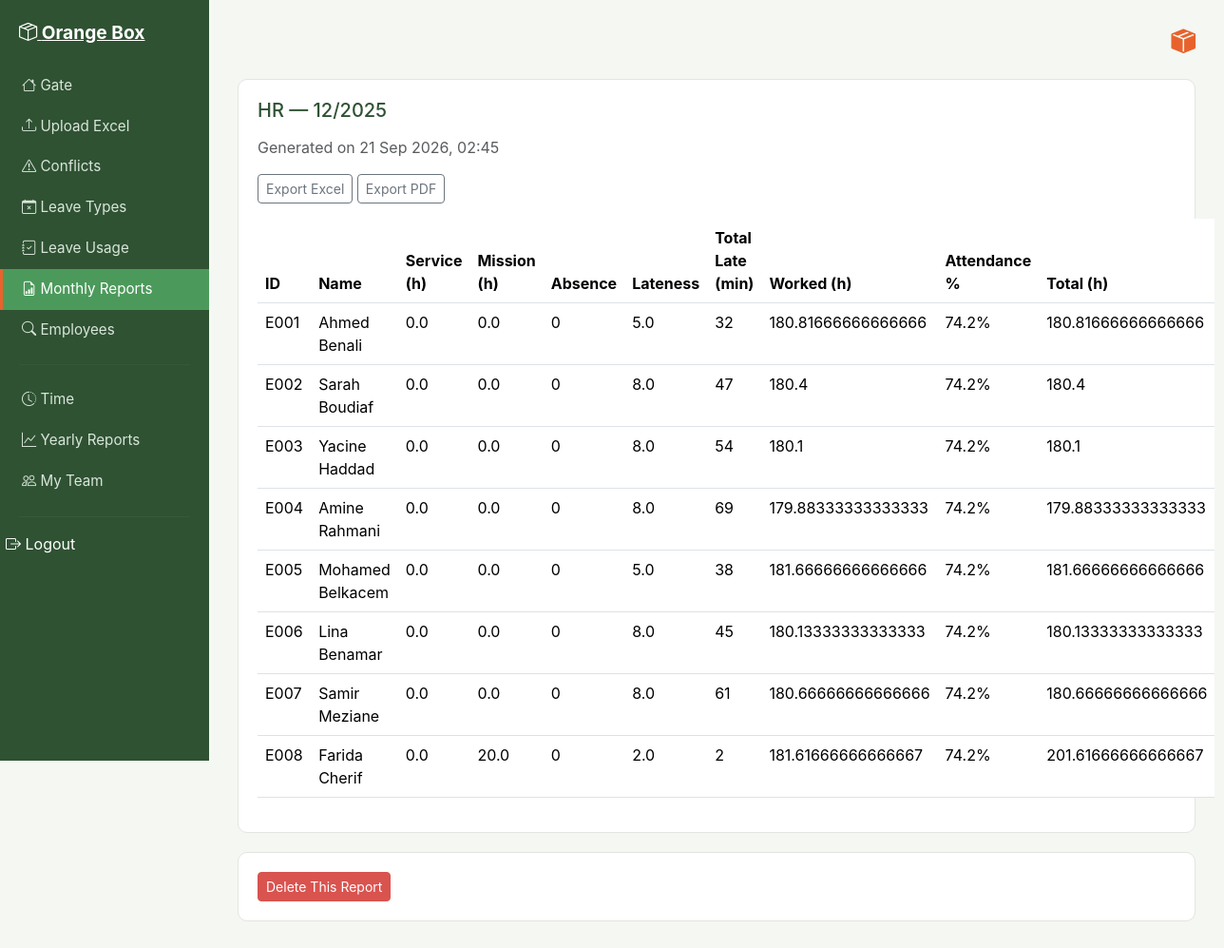
The app's page /reports/monthly/28/ (signed in) with its own data.
### attendance/models.py (models this page shows, shortened)
class MonthlyReport(models.Model):
    department = models.ForeignKey(Department, on_delete=models.CASCADE)
    month = models.IntegerField()
    year = models.IntegerField()
    generated_date = models.DateTimeField(auto_now_add=True)
    generated_by = models.ForeignKey(HRStaff, on_delete=models.CASCADE)
    class Meta:
        unique_together = ('department', 'month', 'year')

class Department(models.Model):
    name = models.CharField(max_length=100, unique=True)

class MonthlyReportEntry(models.Model):
    total_working_hours = models.FloatField(default=0)
    total_lateness = models.FloatField(default=0)
    total_late_minutes = models.IntegerField(default=0)
    total_absence = models.IntegerField(default=0)
    total_working_days = models.IntegerField(default=0)
    attendance_percentage = models.FloatField(default=0)
    service_hours = models.FloatField(default=0)
    mission_hours = models.FloatField(default=0)
    total_hours_with_leave = models.FloatField(default=0)
    is_exception = models.BooleanField(default=False)
    report = models.ForeignKey(MonthlyReport, on_delete=models.CASCADE, related_name='entries')
    employee = models.ForeignKey(Employee, on_delete=models.CASCADE)

class Employee(models.Model):
    employee_id = models.CharField(max_length=50, unique=True)
    name = models.CharField(max_length=150)
    sex = models.CharField(max_length=10, blank=True)
    birthday = models.DateField(null=True, blank=True)
    email = models.EmailField(unique=True, null=True, blank=True)
    phone_number = models.CharField(max_length=20, blank=True)
    department = models.ForeignKey(Department, on_delete=models.SET_NULL, null=True)
    date_added = models.DateTimeField(auto_now_add=True)

### attendance/views.py (the view)
# urls.py: path('reports/monthly/<int:report_id>/', views.monthly_report_detail, name='monthly_report_detail'),
@login_required
def monthly_report_detail(request, report_id):
    report = MonthlyReport.objects.get(id=report_id)
    entries = report.entries.filter(is_exception=False)
    exceptions = report.entries.filter(is_exception=True)
    has_open_conflicts = UploadConflict.objects.filter(employee__department=report.department, status='open').exists()
    return render(request, 'attendance/monthly_report_detail.html', {
        'report': report, 'entries': entries, 'exceptions': exceptions, 'has_open_conflicts': has_open_conflicts
    })

### attendance/context_processors.py (called while the page is built)
def notifications_context(request):
    if request.user.is_authenticated:
        unread = Notification.objects.filter(recipient=request.user, status='unread').order_by('-date')
        return {
            'unread_notifications': unread,
            'unread_count': unread.count()
        }
    return {'unread_notifications': [], 'unread_count': 0}

### attendance/templates/attendance/monthly_report_detail.html (shortened to what this page needs)
{% extends 'attendance/base.html' %}
{% block content %}
<div class="ob-card">
    <h5>{{ report.department.name }} — {{ report.month }}/{{ report.year }}</h5>
    <p class="text-muted mb-3">Generated on {{ report.generated_date|date:"d M Y, H:i" }}</p>
    <div class="mb-3">
        {% if has_open_conflicts %}
        <button type="button" class="btn btn-sm btn-outline-secondary export-warn-btn" data-url="{% url 'export_monthly_report_excel' report.id %}">Export Excel</button>
        <button type="button" class="btn btn-sm btn-outline-secondary export-warn-btn" data-url="{% url 'export_monthly_report_pdf' report.id %}">Export PDF</button>
        {% else %}
        <a href="{% url 'export_monthly_report_excel' report.id %}" class="btn btn-sm btn-outline-secondary">Export Excel</a>
        <a href="{% url 'export_monthly_report_pdf' report.id %}" class="btn btn-sm btn-outline-secondary">Export PDF</a>
        {% endif %}
    </div>
    {% if entries %}
    <table class="table table-ob">
        <thead>
        <tr>
            <th>ID</th><th>Name</th><th>Service (h)</th><th>Mission (h)</th>
                        <th>Absence</th><th>Lateness</th><th>Total Late (min)</th><th>Worked (h)</th><th>Attendance %</th><th>Total (h)</th>
        </tr>
        </thead>
        <tbody>
        {% for entry in entries %}
        <tr>
            <td>{{ entry.employee.employee_id }}</td>
            <td>{{ entry.employee.name }}</td>
            <td>{{ entry.service_hours }}</td>
            <td>{{ entry.mission_hours }}</td>
            <td>{{ entry.total_absence }}</td>
            <td>{{ entry.total_lateness }}</td>
            <td>{{ entry.total_late_minutes }}</td>
            <td>{{ entry.total_working_hours }}</td>
            <td>{{ entry.attendance_percentage|floatformat:1 }}%</td>
            <td>{{ entry.total_hours_with_leave }}</td>
        </tr>
        {% endfor %}
        </tbody>
    </table>
    {% else %}
    <div class="ob-empty-state"><i class="bi bi-check-circle" style="font-size:2rem;"></i><p>No employee data for this report.</p></div>
    {% endif %}
</div>
<div class="ob-card">
    <button type="button" class="btn btn-ob-danger btn-sm" data-bs-toggle="modal" data-bs-target="#deleteReportModal">Delete This Report</button>
</div>
{% endblock %}

### static/css/style.css (style rules this page uses)
:root { --ob-bg: #f4f7f2; --ob-sidebar: #2f5233; --ob-sidebar-active: #4C9A5B; --ob-accent: #E8622C; --ob-accent-hover: #c94f20; --ob-green: #4C9A5B; --ob-yellow: #E8B93C; --ob-red: #D9534F; --ob-text: #2c2c2c; --ob-muted: #7a7a7a; --ob-card: #ffffff; --ob-border: #e1e6de; }
body { background-color: var(--ob-bg); color: var(--ob-text); font-family: -apple-system, "Segoe UI", Roboto, Arial, sans-serif; }
.ob-card { background-color: var(--ob-card); border: 1px solid var(--ob-border); border-radius: 10px; padding: 20px; margin-bottom: 20px; }
.ob-card h5 { margin-bottom: 15px; color: var(--ob-sidebar); }
.btn-ob-danger { background-color: var(--ob-red); border-color: var(--ob-red); color: #fff; }
.table-ob thead { background-color: var(--ob-sidebar); color: #fff; }
.table-ob tbody tr:nth-child(odd) { background-color: #f9fbf8; }

### records on screen
MonthlyReport: department.name "HR", month "12", year "2025", generated_date "21 Sep 2026, 02:45"
MonthlyReportEntry: employee.employee_id "E001", employee.name "Ahmed Benali", service_hours "0.0", mission_hours "0.0", total_absence "0", total_lateness "5.0", total_late_minutes "32", total_working_hours "180.81666666666666", attendance_percentage "74.2", total_hours_with_leave "180.81666666666666"
MonthlyReportEntry: employee.employee_id "E002", employee.name "Sarah Boudiaf", service_hours "0.0", mission_hours "0.0", total_absence "0", total_lateness "8.0", total_late_minutes "47", total_working_hours "180.4", attendance_percentage "74.2", total_hours_with_leave "180.4"
MonthlyReportEntry: employee.employee_id "E003", employee.name "Yacine Haddad", service_hours "0.0", mission_hours "0.0", total_absence "0", total_lateness "8.0", total_late_minutes "54", total_working_hours "180.1", attendance_percentage "74.2", total_hours_with_leave "180.1"
MonthlyReportEntry: employee.employee_id "E004", employee.name "Amine Rahmani", service_hours "0.0", mission_hours "0.0", total_absence "0", total_lateness "8.0", total_late_minutes "69", total_working_hours "179.88333333333333", attendance_percentage "74.2", total_hours_with_leave "179.88333333333333"
MonthlyReportEntry: employee.employee_id "E005", employee.name "Mohamed Belkacem", service_hours "0.0", mission_hours "0.0", total_absence "0", total_lateness "5.0", total_late_minutes "38", total_working_hours "181.66666666666666", attendance_percentage "74.2", total_hours_with_leave "181.66666666666666"
MonthlyReportEntry: employee.employee_id "E006", employee.name "Lina Benamar", service_hours "0.0", mission_hours "0.0", total_absence "0", total_lateness "8.0", total_late_minutes "45", total_working_hours "180.13333333333333", attendance_percentage "74.2", total_hours_with_leave "180.13333333333333"
MonthlyReportEntry: employee.employee_id "E007", employee.name "Samir Meziane", service_hours "0.0", mission_hours "0.0", total_absence "0", total_lateness "8.0", total_late_minutes "61", total_working_hours "180.66666666666666", attendance_percentage "74.2", total_hours_with_leave "180.66666666666666"
MonthlyReportEntry: employee.employee_id "E008", employee.name "Farida Cherif", service_hours "0.0", mission_hours "20.0", total_absence "0", total_lateness "2.0", total_late_minutes "2", total_working_hours "181.61666666666667", attendance_percentage "74.2", total_hours_with_leave "201.61666666666667"
